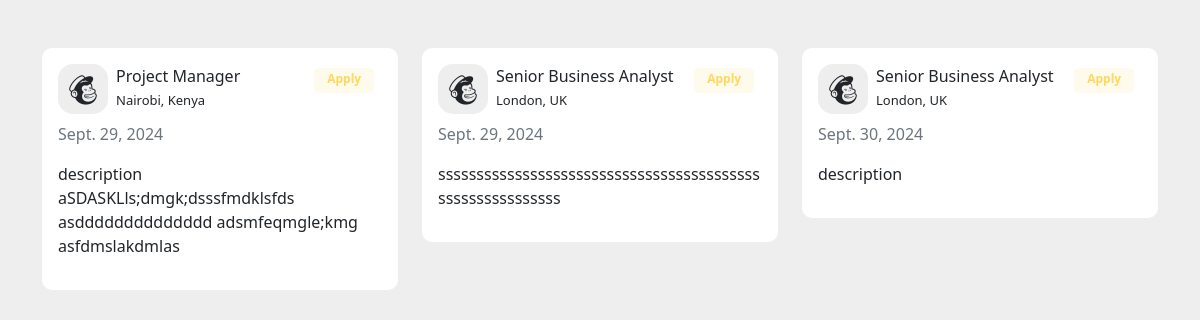
The page /careers/ on the database as committed earlier.
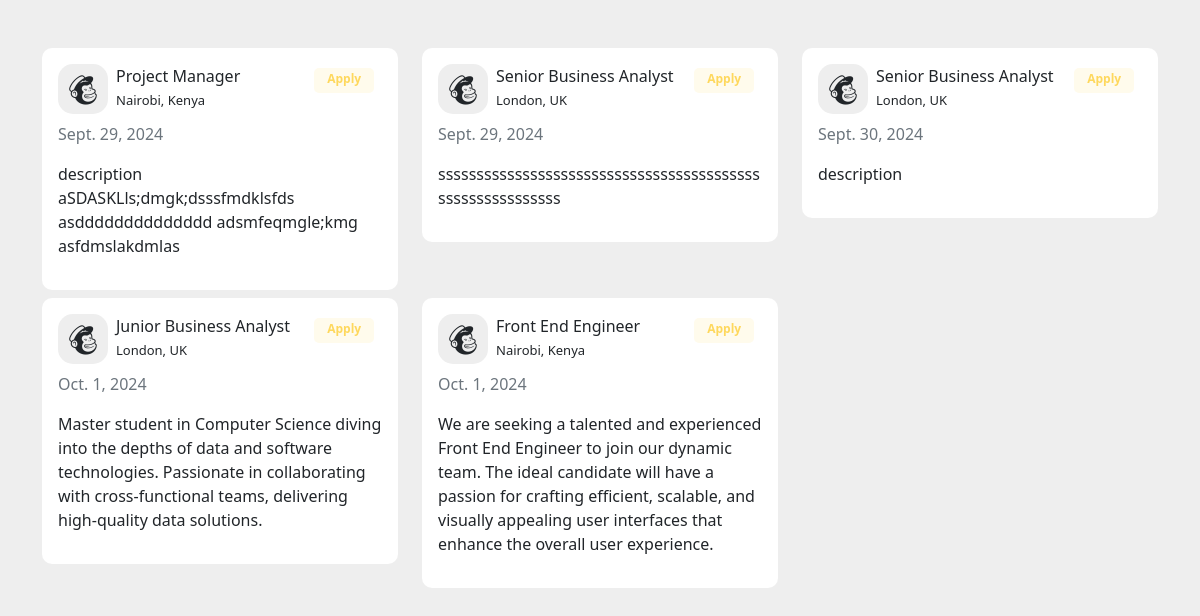
The same page on the database as committed later.
### HumanResource/models.py (models this page shows, shortened)
class Job(models.Model):
    job_title = models.CharField(max_length=100, null=False)
    department = models.CharField(max_length=50, choices=departments)
    salary = models.IntegerField()
    location = models.CharField(max_length=100, choices=locations)
    introduction = models.CharField(max_length=220)
    brief_posting_description = models.CharField(max_length=400)
    responsibilities = models.CharField(max_length=3000)
    qualifications = models.CharField(max_length=1500)
    is_active = models.BooleanField(default=True)
    date_posted = models.DateField(auto_now_add=True)

### HumanResource/views.py (the view)
# urls.py: path('careers/', views.careers, name='careers'),
def careers(request):
    jobs = Job.objects.filter(is_active=True)
    return render(request, 'app/careers.html', locals())

### HumanResource/templates/app/careers.html (shortened to what this page needs)
{% extends 'app/careers_index.html' %}
{% load static %}
{% block body %}
<div class="container mt-5 mb-3">
    <div class="row">
        {% if jobs %}
        {% for job in jobs %}
        <div class="col-md-4">
            <div class="card p-3 mb-2">
                <div class="d-flex justify-content-between">
                    <div class="d-flex flex-row align-items-center">
                        <div class="icon"> <i class="bx bxl-mailchimp"></i> </div>
                        <div class="ms-2 c-details">
                            <h6 class="mb-0">{{ job.job_title}}</h6> <span>{{ job.location }}</span>
                        </div>
                    </div>
                    <a href="{% url 'job-detail' job.id %}" style="text-decoration: none;"><div class="badge"> <span>Apply</span> </div></a>
                </div>
                <div class="mt-2">
                    <span class="text-muted">{{ job.date_posted}}</span>
                </div>
                <div class="mt-2">
                    <div class="mt-2">
                        <p> {{ job.brief_posting_description }}</p>
                    </div>
                </div>
            </div>
        </div>
        {% endfor %}
        {% else %}
        <h4 class="mb-0">No vacancies available</h4>
        {% endif %}
    </div>
</div>
{% endblock %}

Rows that differ between the two databases and show on the page:
added Job: job_title "Junior Business Analyst", location "London, UK", date_posted "Oct. 1, 2024", brief_posting_description "Master student in Computer Science diving into the depths of data and software technologies. Passionate in collaborating with cross-functional teams, delivering high-quality data solutions."
added Job: job_title "Front End Engineer", location "Nairobi, Kenya", date_posted "Oct. 1, 2024", brief_posting_description "We are seeking a talented and experienced Front End Engineer to join our dynamic team. The ideal candidate will have a passion for crafting efficient, scalable, and visually appealing user interfaces that enhance the overall user experience."
